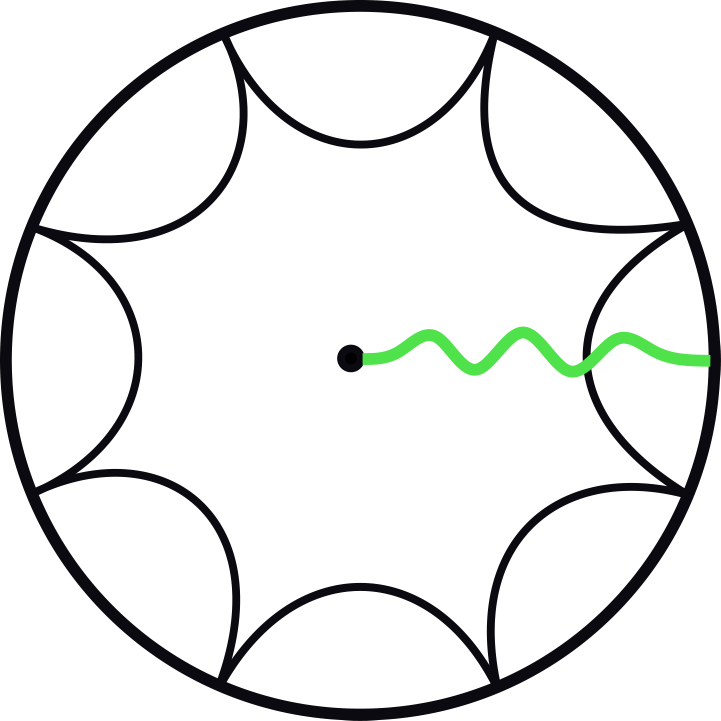
#> input picture papers/2102.01111/imgs/AdSCFTWilsonLine.png, 1441 x 1441 px (shown at 1/2 size)
$ python -i vision_annotate.py   (imports and definitions only)
#> lines starting #> are read from the running program, lines starting #| are printed output that depends on the picture
# -*- coding: utf-8 -*-
"""Insert `// vision: ...` comments above every figure that embeds a raster image.

Descriptions come from the local opencode2api vision model. They are cached by
file hash so reruns are free. Comments never reach the compiled output.
"""
import base64
import hashlib
import io
import json
import os
import re
import sys
import time
import urllib.request
from concurrent.futures import ThreadPoolExecutor

from PIL import Image

ROOT = r"E:\phys"
CFG = r"E:\tools\OpenCode2API-main\config.json"
BASE = "http://127.0.0.1:10000"
MODEL = "opencode/nemotron-3.5-super-vl-free"
CACHE_PATH = os.path.join(ROOT, "scripts", "vision_cache.json")
MAX_PIXELS = 1280
WORKERS = int(os.environ.get("VISION_WORKERS", "6"))

PROMPT = (
    "Describe this scientific figure for someone who cannot see it. State the figure type, "
    "what is plotted, axes and units with ranges, every curve/panel/color and what it represents, "
    "legend entries, annotations, and the main quantitative result visible. Be concrete and factual; "
    "do not speculate. One paragraph, at most 170 words."
)

cache = {}
# [3 lines not run here, left out]
# [1 line that did not run here, left out]


def encode(path):
    im = Image.open(path)
#> im is the input picture: PIL image 1441x1441 RGB; mean R, G, B 230.8, 232.2, 231.3
    if im.mode in ("RGBA", "LA", "P"):
        im = im.convert("RGBA")
        bg = Image.new("RGB", im.size, (255, 255, 255))
        bg.paste(im, mask=im.split()[-1])
        im = bg
    else:
        im = im.convert("RGB")
    if max(im.size) > MAX_PIXELS:
        im.thumbnail((MAX_PIXELS, MAX_PIXELS))
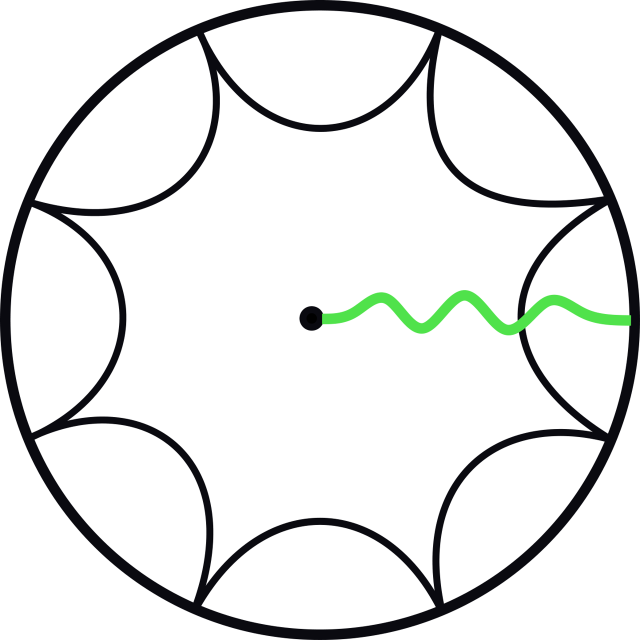
#> im: PIL image 1280x1280 RGB (shown at 1/2 size); mean R, G, B 230.8, 232.2, 231.3
    buf = io.BytesIO()
    im.save(buf, "JPEG", quality=85)
    return buf.getvalue()


# [140 lines left out: functions describe, sanitize, find_block_end, annotate_paper, main, not called in this run]


# [3 lines not run here, left out]

>>> result = encode('../papers/2102.01111/imgs/AdSCFTWilsonLine.png')
